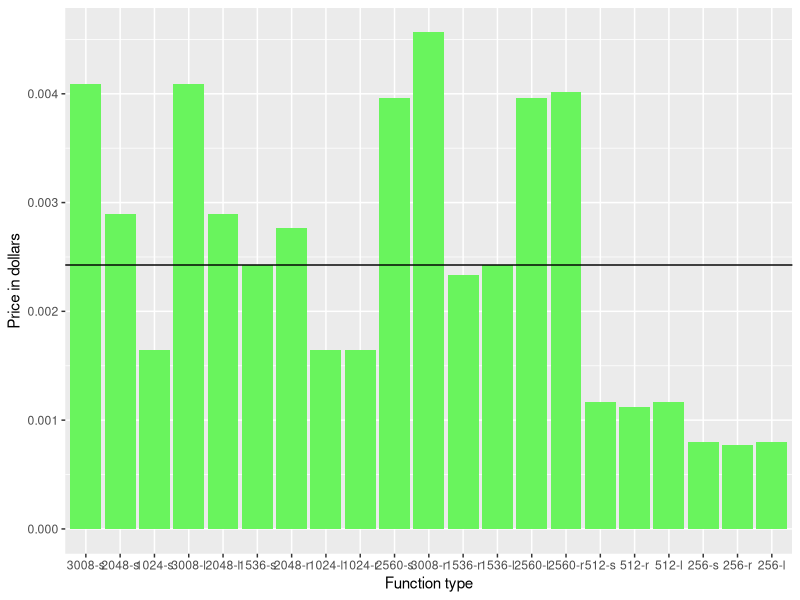

Write R code to recreate this figure.
setwd('/Users/yoshimori/Desktop/Magisterka/New/CloudFunctionOptimizer/plots')
library('ggplot2')
types = read.table("./data/compare_all.csv",header = TRUE)
user_price=0.002426110571
user_time=32029
types
types$type <- factor(types$type, levels = types$type[order(types$time)])
#ggplot(types, aes(x = type, y=time)) + geom_bar(position="dodge", stat="identity", fill = "#66a0ff") + geom_hline(yintercept = user_time) + ylab("Time in seconds") + xlab("Function type")
ggplot(types, aes(x = type, y=price)) + geom_bar(stat="identity", fill = "#69f45d") + geom_hline(yintercept = user_price) + ylab("Price in dollars") + xlab("Function type")

#+ theme (axis.text.y = element_text(size=6)) + theme(legend.justification=c(1,0), legend.position=c(1,0)) + theme(legend.text = element_text(size = 8))

#ggsave("compare-prices-small.pdf", width = 9, height = 9, units = "cm")
#ggsave("compare-times-small.pdf", width = 9, height = 9, units = "cm")
#ggsave("compare-times.pdf", width = 16, height = 20, units = "cm")
# average_user_time = 32029
# average_budget_limit=0.002426110571